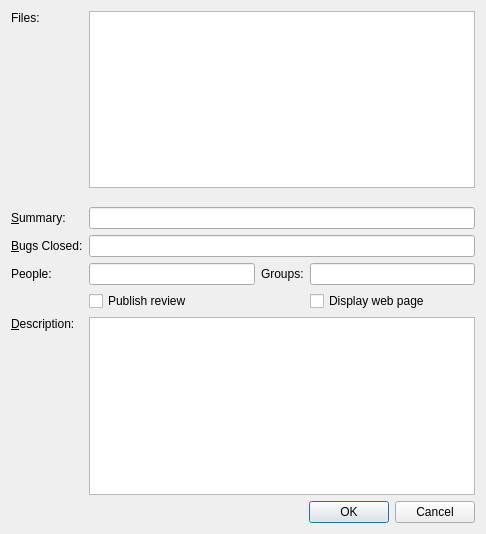
<?xml version="1.0" encoding="UTF-8"?>
<ui version="4.0">
 <class>ReviewBoard::Internal::SubmitReviewDialog</class>
 <widget class="QDialog" name="ReviewBoard::Internal::SubmitReviewDialog">
  <property name="geometry">
   <rect>
    <x>0</x>
    <y>0</y>
    <width>486</width>
    <height>534</height>
   </rect>
  </property>
  <property name="windowTitle">
   <string>Submit Review</string>
  </property>
  <layout class="QVBoxLayout" name="verticalLayout">
   <item>
    <layout class="QGridLayout" name="gridLayout">
     <item row="0" column="0">
      <widget class="QLabel" name="filesLabel">
       <property name="text">
        <string>Files:</string>
       </property>
       <property name="alignment">
        <set>Qt::AlignLeading|Qt::AlignLeft|Qt::AlignTop</set>
       </property>
       <property name="buddy">
        <cstring>fileList</cstring>
       </property>
      </widget>
     </item>
     <item row="0" column="1" colspan="3">
      <widget class="QListWidget" name="fileList"/>
     </item>
     <item row="1" column="1">
      <spacer name="verticalSpacer">
       <property name="orientation">
        <enum>Qt::Vertical</enum>
       </property>
       <property name="sizeType">
        <enum>QSizePolicy::Fixed</enum>
       </property>
       <property name="sizeHint" stdset="0">
        <size>
         <width>20</width>
         <height>13</height>
        </size>
       </property>
      </spacer>
     </item>
     <item row="2" column="0">
      <widget class="QLabel" name="summaryLabel">
       <property name="text">
        <string>&amp;Summary:</string>
       </property>
       <property name="buddy">
        <cstring>summary</cstring>
       </property>
      </widget>
     </item>
     <item row="2" column="1" colspan="3">
      <widget class="QLineEdit" name="summary"/>
     </item>
     <item row="3" column="0">
      <widget class="QLabel" name="bugsLabel">
       <property name="text">
        <string>&amp;Bugs Closed:</string>
       </property>
       <property name="buddy">
        <cstring>bugsClosed</cstring>
       </property>
      </widget>
     </item>
     <item row="3" column="1" colspan="3">
      <widget class="QLineEdit" name="bugsClosed"/>
     </item>
     <item row="4" column="0">
      <widget class="QLabel" name="peopleLabel">
       <property name="text">
        <string>People:</string>
       </property>
      </widget>
     </item>
     <item row="4" column="1">
      <widget class="QLineEdit" name="people"/>
     </item>
     <item row="4" column="2">
      <widget class="QLabel" name="groupsLabel">
       <property name="text">
        <string>Groups:</string>
       </property>
      </widget>
     </item>
     <item row="4" column="3">
      <widget class="QLineEdit" name="groups"/>
     </item>
     <item row="5" column="1">
      <widget class="QCheckBox" name="publish">
       <property name="text">
        <string>Publish review</string>
       </property>
      </widget>
     </item>
     <item row="5" column="3">
      <widget class="QCheckBox" name="display">
       <property name="text">
        <string>Display web page</string>
       </property>
      </widget>
     </item>
     <item row="6" column="0">
      <widget class="QLabel" name="descriptionLabel">
       <property name="sizePolicy">
        <sizepolicy hsizetype="Preferred" vsizetype="Expanding">
         <horstretch>0</horstretch>
         <verstretch>0</verstretch>
        </sizepolicy>
       </property>
       <property name="text">
        <string>&amp;Description:</string>
       </property>
       <property name="alignment">
        <set>Qt::AlignLeading|Qt::AlignLeft|Qt::AlignTop</set>
       </property>
       <property name="buddy">
        <cstring>description</cstring>
       </property>
      </widget>
     </item>
     <item row="6" column="1" colspan="3">
      <widget class="QTextEdit" name="description">
       <property name="sizePolicy">
        <sizepolicy hsizetype="Expanding" vsizetype="Expanding">
         <horstretch>0</horstretch>
         <verstretch>0</verstretch>
        </sizepolicy>
       </property>
       <property name="acceptRichText">
        <bool>false</bool>
       </property>
      </widget>
     </item>
    </layout>
   </item>
   <item>
    <spacer name="verticalSpacer_2">
     <property name="orientation">
      <enum>Qt::Vertical</enum>
     </property>
     <property name="sizeHint" stdset="0">
      <size>
       <width>20</width>
       <height>1</height>
      </size>
     </property>
    </spacer>
   </item>
   <item>
    <widget class="QDialogButtonBox" name="buttonBox">
     <property name="orientation">
      <enum>Qt::Horizontal</enum>
     </property>
     <property name="standardButtons">
      <set>QDialogButtonBox::Cancel|QDialogButtonBox::Ok</set>
     </property>
    </widget>
   </item>
  </layout>
 </widget>
 <tabstops>
  <tabstop>fileList</tabstop>
  <tabstop>summary</tabstop>
  <tabstop>bugsClosed</tabstop>
  <tabstop>people</tabstop>
  <tabstop>groups</tabstop>
  <tabstop>publish</tabstop>
  <tabstop>display</tabstop>
  <tabstop>description</tabstop>
  <tabstop>buttonBox</tabstop>
 </tabstops>
 <resources/>
 <connections>
  <connection>
   <sender>buttonBox</sender>
   <signal>accepted()</signal>
   <receiver>ReviewBoard::Internal::SubmitReviewDialog</receiver>
   <slot>accept()</slot>
   <hints>
    <hint type="sourcelabel">
     <x>257</x>
     <y>524</y>
    </hint>
    <hint type="destinationlabel">
     <x>157</x>
     <y>274</y>
    </hint>
   </hints>
  </connection>
  <connection>
   <sender>buttonBox</sender>
   <signal>rejected()</signal>
   <receiver>ReviewBoard::Internal::SubmitReviewDialog</receiver>
   <slot>reject()</slot>
   <hints>
    <hint type="sourcelabel">
     <x>325</x>
     <y>524</y>
    </hint>
    <hint type="destinationlabel">
     <x>286</x>
     <y>274</y>
    </hint>
   </hints>
  </connection>
 </connections>
</ui>
